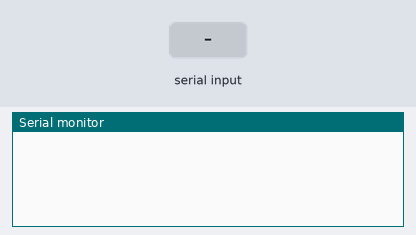
The sketch below on a simulated Arduino Uno, built with avr-gcc and run on an emulated ATmega328P. On the bench: the last lines printed to the serial monitor. The inputs (shaded band) are chosen by the test bench.

Above: at 1.2 s.
1.3 s: "A" received over Serial
At 1.9 s:
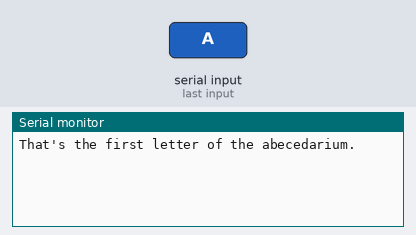
3.5 s: "Z" received over Serial
At 3.9 s:
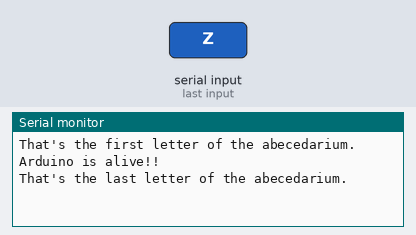

Measured:
- after the input at 1.3 s, the serial monitor: prints a new line at once (image 1)
- after the input at 3.5 s, the serial monitor: prints a new line at once (image 2)

The sketch:

unity.ino
```cpp
unsigned long last_time = 0;

void setup()
{
    Serial.begin(9600);
}

void loop()
{
    // Print a heartbeat
    if (millis() > last_time + 2000)
    {
        Serial.println("Arduino is alive!!");
        last_time = millis();
    }

    // Send some message when I receive an 'A' or a 'Z'.
    switch (Serial.read())
    {
        case 'A':
            Serial.println("That's the first letter of the abecedarium.");
            break;
        case 'Z':
            Serial.println("That's the last letter of the abecedarium.");
            break;
    }
}
```
